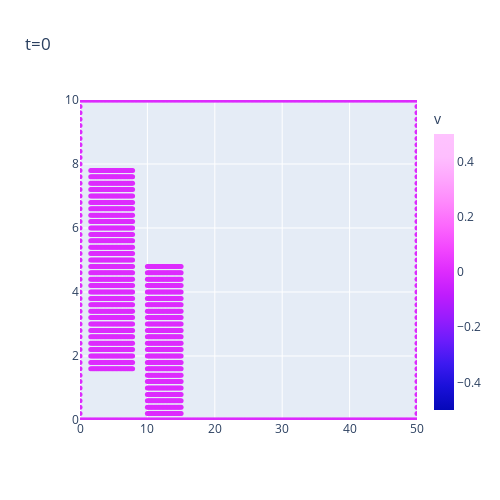
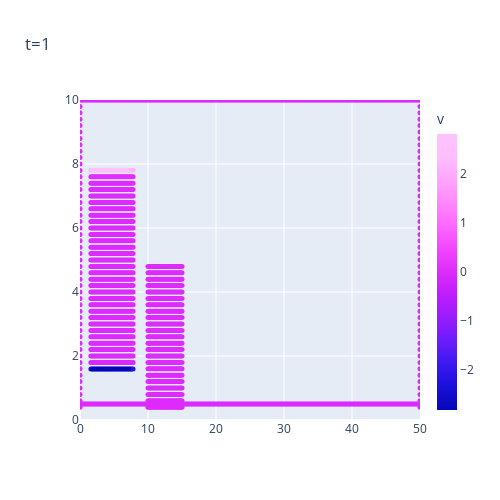
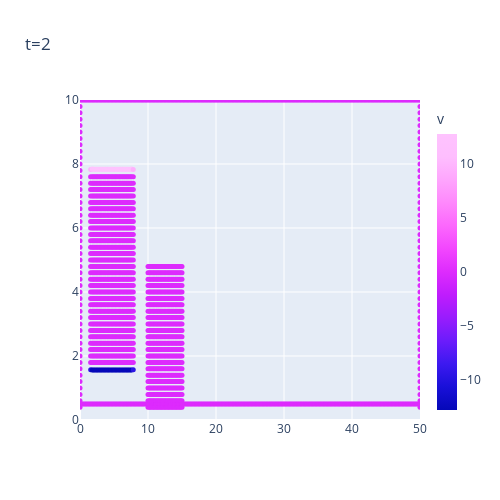
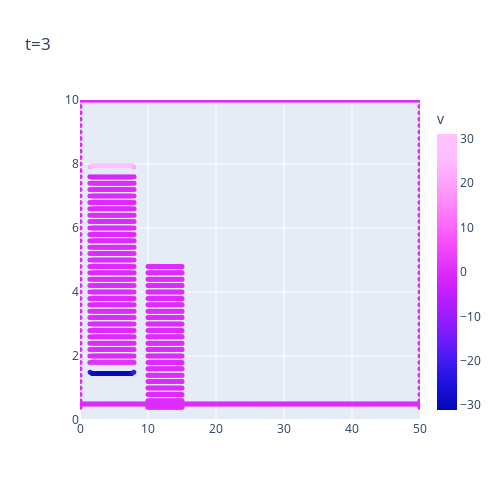

Source (notebook cell) for these figures, in order:
### Code cell
for i in timespan:
    result.plot_property('v',t_ndx=i,p_ndx=1,title="t={0}".format(i))

### Figure 1 — Plotly figure (JSON) as saved in the notebook; plotly's stock layout.template omitted (floating-point values rounded to 4 significant figures; data arrays with more than 128 entries replaced by an {"elided": "..."} marker saying what was removed)
{"data": [{"marker": {"color": {"elided": "2248 int values"}, "colorbar": {"thickness": 20, "title": {"text": "v"}}, "colorscale": [[0, "#0508b8"], [0.08333, "#1910d8"], [0.1667, "#3c19f0"], [0.25, "#6b1cfb"], [0.3333, "#981cfd"], [0.4167, "#bf1cfd"], [0.5, "#dd2bfd"], [0.5833, "#f246fe"], [0.6667, "#fc67fd"], [0.75, "#fe88fc"], [0.8333, "#fea5fd"], [0.9167, "#febefe"], [1, "#fec3fe"]], "size": 5}, "mode": "markers", "name": "v", "type": "scatter", "x": {"elided": "2248 float values"}, "y": {"elided": "2248 float values"}}], "layout": {"height": 500, "scene": {"aspectmode": "data"}, "title": {"text": "t=0"}, "width": 500, "xaxis": {"range": [0, 50]}, "yaxis": {"range": [0, 10]}}}

### Figure 2 — Plotly figure (JSON) as saved in the notebook; plotly's stock layout.template omitted (floating-point values rounded to 4 significant figures; data arrays with more than 128 entries replaced by an {"elided": "..."} marker saying what was removed)
{"data": [{"marker": {"color": {"elided": "2248 float values"}, "colorbar": {"thickness": 20, "title": {"text": "v"}}, "colorscale": [[0, "#0508b8"], [0.08333, "#1910d8"], [0.1667, "#3c19f0"], [0.25, "#6b1cfb"], [0.3333, "#981cfd"], [0.4167, "#bf1cfd"], [0.5, "#dd2bfd"], [0.5833, "#f246fe"], [0.6667, "#fc67fd"], [0.75, "#fe88fc"], [0.8333, "#fea5fd"], [0.9167, "#febefe"], [1, "#fec3fe"]], "size": 5}, "mode": "markers", "name": "v", "type": "scatter", "x": {"elided": "2248 float values"}, "y": {"elided": "2248 float values"}}], "layout": {"height": 500, "scene": {"aspectmode": "data"}, "title": {"text": "t=1"}, "width": 500, "xaxis": {"range": [0, 50]}, "yaxis": {"range": [0, 10]}}}

### Figure 3 — Plotly figure (JSON) as saved in the notebook; plotly's stock layout.template omitted (floating-point values rounded to 4 significant figures; data arrays with more than 128 entries replaced by an {"elided": "..."} marker saying what was removed)
{"data": [{"marker": {"color": {"elided": "2248 float values"}, "colorbar": {"thickness": 20, "title": {"text": "v"}}, "colorscale": [[0, "#0508b8"], [0.08333, "#1910d8"], [0.1667, "#3c19f0"], [0.25, "#6b1cfb"], [0.3333, "#981cfd"], [0.4167, "#bf1cfd"], [0.5, "#dd2bfd"], [0.5833, "#f246fe"], [0.6667, "#fc67fd"], [0.75, "#fe88fc"], [0.8333, "#fea5fd"], [0.9167, "#febefe"], [1, "#fec3fe"]], "size": 5}, "mode": "markers", "name": "v", "type": "scatter", "x": {"elided": "2248 float values"}, "y": {"elided": "2248 float values"}}], "layout": {"height": 500, "scene": {"aspectmode": "data"}, "title": {"text": "t=2"}, "width": 500, "xaxis": {"range": [0, 50]}, "yaxis": {"range": [0, 10]}}}

### Figure 4 — Plotly figure (JSON) as saved in the notebook; plotly's stock layout.template omitted (floating-point values rounded to 4 significant figures; data arrays with more than 128 entries replaced by an {"elided": "..."} marker saying what was removed)
{"data": [{"marker": {"color": {"elided": "2248 float values"}, "colorbar": {"thickness": 20, "title": {"text": "v"}}, "colorscale": [[0, "#0508b8"], [0.08333, "#1910d8"], [0.1667, "#3c19f0"], [0.25, "#6b1cfb"], [0.3333, "#981cfd"], [0.4167, "#bf1cfd"], [0.5, "#dd2bfd"], [0.5833, "#f246fe"], [0.6667, "#fc67fd"], [0.75, "#fe88fc"], [0.8333, "#fea5fd"], [0.9167, "#febefe"], [1, "#fec3fe"]], "size": 5}, "mode": "markers", "name": "v", "type": "scatter", "x": {"elided": "2248 float values"}, "y": {"elided": "2248 float values"}}], "layout": {"height": 500, "scene": {"aspectmode": "data"}, "title": {"text": "t=3"}, "width": 500, "xaxis": {"range": [0, 50]}, "yaxis": {"range": [0, 10]}}}
